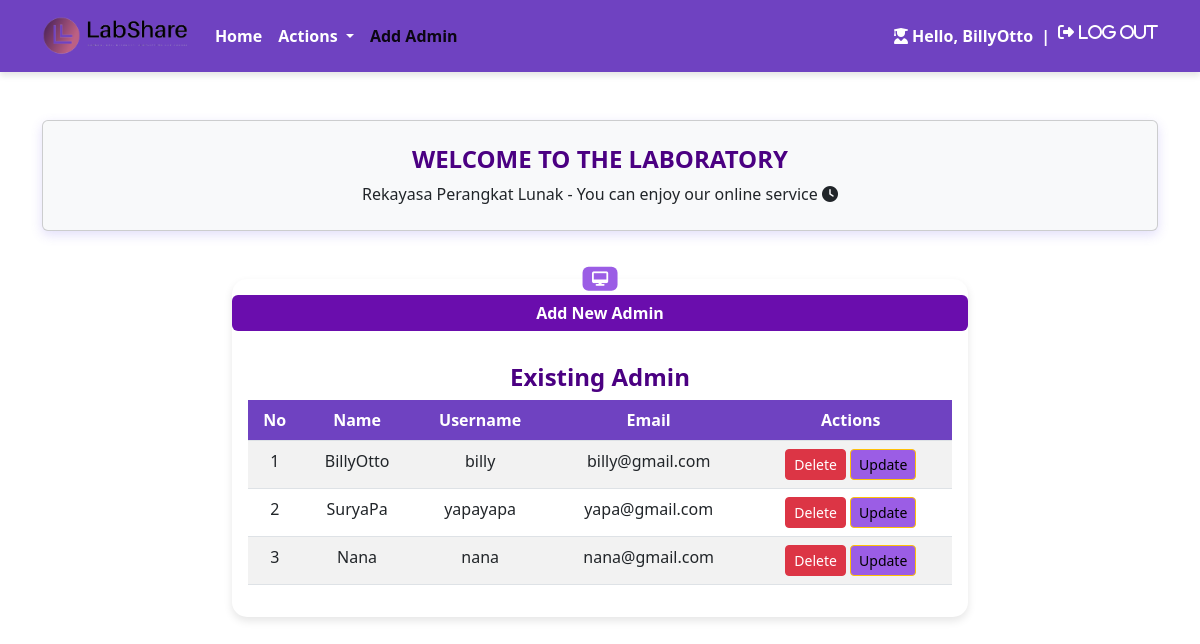
The app's page /guru/addguru.php (signed in) with its own data.
### tables this page shows
CREATE TABLE `users` (
  `id` int(11) NOT NULL,
  `name` varchar(225) DEFAULT NULL,
  `username` varchar(225) DEFAULT NULL,
  `email` varchar(225) DEFAULT NULL,
  `password` varchar(225) DEFAULT NULL,
  `role` enum('siswa','guru') DEFAULT 'siswa'
);

### guru/addguru.php (the view, shortened to what this page needs)
<?php
include "../config/conn.php";
$sql2 =  "SELECT * FROM users WHERE role ='guru'";
$exe3 = mysqli_query($conn, $sql2);
?>
<!doctype html>
<html lang="en">
<head>
    <link rel="stylesheet" href="styleguru.css">
    <link rel="stylesheet" href="https://cdn.jsdelivr.net/npm/sweetalert2@11/dist/sweetalert2.min.css">
    <link rel="stylesheet" href="../guru//styleguru.css">
    <link href="https://cdn.jsdelivr.net/npm/bootstrap@5.2.0-beta1/dist/css/bootstrap.min.css" rel="stylesheet">
</head>
<body>
    <nav class="navbar navbar-expand-lg fw-bold">
        <div class="container">
            <a class="navbar-brand" href="#"><img class="logo" src="../assets/image/logolab.png" style="height: 40px;"
                    alt=""></a>
            <div class="collapse navbar-collapse" id="navbarSupportedContent">
                <ul class="navbar-nav me-auto mb-2 mb-lg-0">
                    <li class="nav-item">
                        <a class="nav-link" aria-current="page" href="homeguru.php">Home</a>
                    </li>
                    <li class="nav-item dropdown">
                        <a class="nav-link dropdown-toggle" href="#" id="navbarDropdown" role="button" data-bs-toggle="dropdown" aria-expanded="false">
                            Actions
                        </a>
                    </li>
                    <li class="nav-item">
                        <a class="nav-link active" href="addguru.php">Add Admin</a>
                    </li>
                </ul>
                <form class="logout d-flex mt-3" role="submit">
                    <p class="me-2"><i class="fa-solid fa-user-graduate"></i> Hello, <?= $_SESSION['name'] ?></p>
                    <p class="me-2">|</p>
                    <a href="../controller/logout.php" role="button" style="text-decoration:none"><i class="fa-solid fa-right-from-bracket nav-link"> Log
                            out</i></a>
                </form>
            </div>
        </div>
    </nav>
    <div class="container my-5">
        <div class="row mb-5">
            <div class="col-lg-12 text-center">
                <div class="card bg-light text-dark p-4">
                    <h3 class="card-title">WELCOME TO THE LABORATORY</h3>
                    <p class="card-text">Rekayasa Perangkat Lunak - You can enjoy our online service <i class="fa-solid fa-clock"></i></p>
                </div>
            </div>
        </div>
        <div class="row justify-content-center text-center align-items-center mt-lg-4">
            <div class="col-lg-8">
                <div class="custom-card card">
                    <button type="button" class="btn btn-custom fw-bold my-3" data-bs-toggle="modal" data-bs-target="#add">
                        Add New Admin
                    </button>
                    <div class="card-body text-body">
                        <h5 class="card-title text-center">Existing Admin</h5>
                        <div style="max-height: 240px; overflow-y: auto;">
                            <table class="table table-striped table-hover">
                                <thead class="table table-striped">
                                    <tr>
                                        <th>No</th>
                                        <th>Name</th>
                                        <th>Username</th>
                                        <th>Email</th>
                                        <th>Actions</th>
                                    </tr>
                                </thead>
                                <tbody>
                                    <?php
                                    $no = 1;
                                    while ($data = mysqli_fetch_array($exe3)) {
                                    ?>
                                        <tr>
                                            <td><?= $no++ ?></td>
                                            <td><?= $data['name'] ?></td>
                                            <td><?= $data['username'] ?></td>
                                            <td><?= $data['email'] ?></td>
                                            <td>
                                                <button type="button" class="btn btn-danger btn-sm" onclick="showDeleteModal(<?= $data['id'] ?>, '<?= $data['username'] ?>', '<?= $data['name'] ?>', '<?= $data['email'] ?>')">Delete</button>
                                                <button type="button" class="btn btn-warning btn-sm" onclick="showUpdateModal(<?= $data['id'] ?>, '<?= $data['username'] ?>', '<?= $data['name'] ?>', '<?= $data['email'] ?>')">Update</button>
                                            </td>
                                        </tr>
                                    <?php
                                    }
                                    ?>
                                </tbody>
                            </table>
                        </div>
                        <span class="position-absolute top-0 start-30 translate-middle badge custom-badge"><i class="fa-solid fa-desktop"></i></span>
                    </div>
                </div>
            </div>
        </div>
    </div>
</body>
</html>

### guru/styleguru.css (style rules this page uses)
body { background-color: #f3f0f7; font-family: 'Poppins', sans-serif; }
.navbar { background-color: #6f42c1; box-shadow: 0 4px 6px rgba(0, 0, 0, 0.1); }
.navbar .nav-link, .navbar-brand, .logout p { color: #fff; }
.navbar .logout a { color: #ffcccb; }
.card { box-shadow: 0 4px 12px rgba(108, 92, 231, 0.2); transition: transform 0.3s ease-in-out; border: none; border-radius: 12px; }
.card-title { font-size: 1.5rem; font-weight: bold; color: #6f42c1; }
.table thead { background-color: #6f42c1; color: #fff; }
.custom-card { border: none; border-radius: 15px; box-shadow: 0 4px 8px rgba(0, 0, 0, 0.1); transition: transform 0.3s ease, box-shadow 0.3s ease; }
.card-title { font-weight: 700; color: #4b0082; }
.btn-custom { background-color: #6a0dad; border: none; color: white; font-weight: bold; }
.custom-badge { background-color: #9b5de5; font-size: 0.9rem; font-weight: bold; }
.btn-warning { background-color: #9b5de5; }

### guru/addguru.php (style rules this page uses)
.custom-card { border: none; border-radius: 15px; box-shadow: 0 4px 8px rgba(0, 0, 0, 0.1); transition: transform 0.3s ease, box-shadow 0.3s ease; }
.card-title { font-weight: 700; color: #4b0082; }
.btn-custom { background-color: #6a0dad; border: none; color: white; font-weight: bold; }
.custom-badge { background-color: #9b5de5; font-size: 0.9rem; font-weight: bold; }
.btn-warning { background-color: #9b5de5; }

### records on screen
users: name "BillyOtto", username "billy", email "billy@gmail.com"
users: name "SuryaPa", username "yapayapa", email "yapa@gmail.com"
users: name "Nana", username "nana", email "nana@gmail.com"

### other values on screen
$_SESSION['name'] "BillyOtto"
